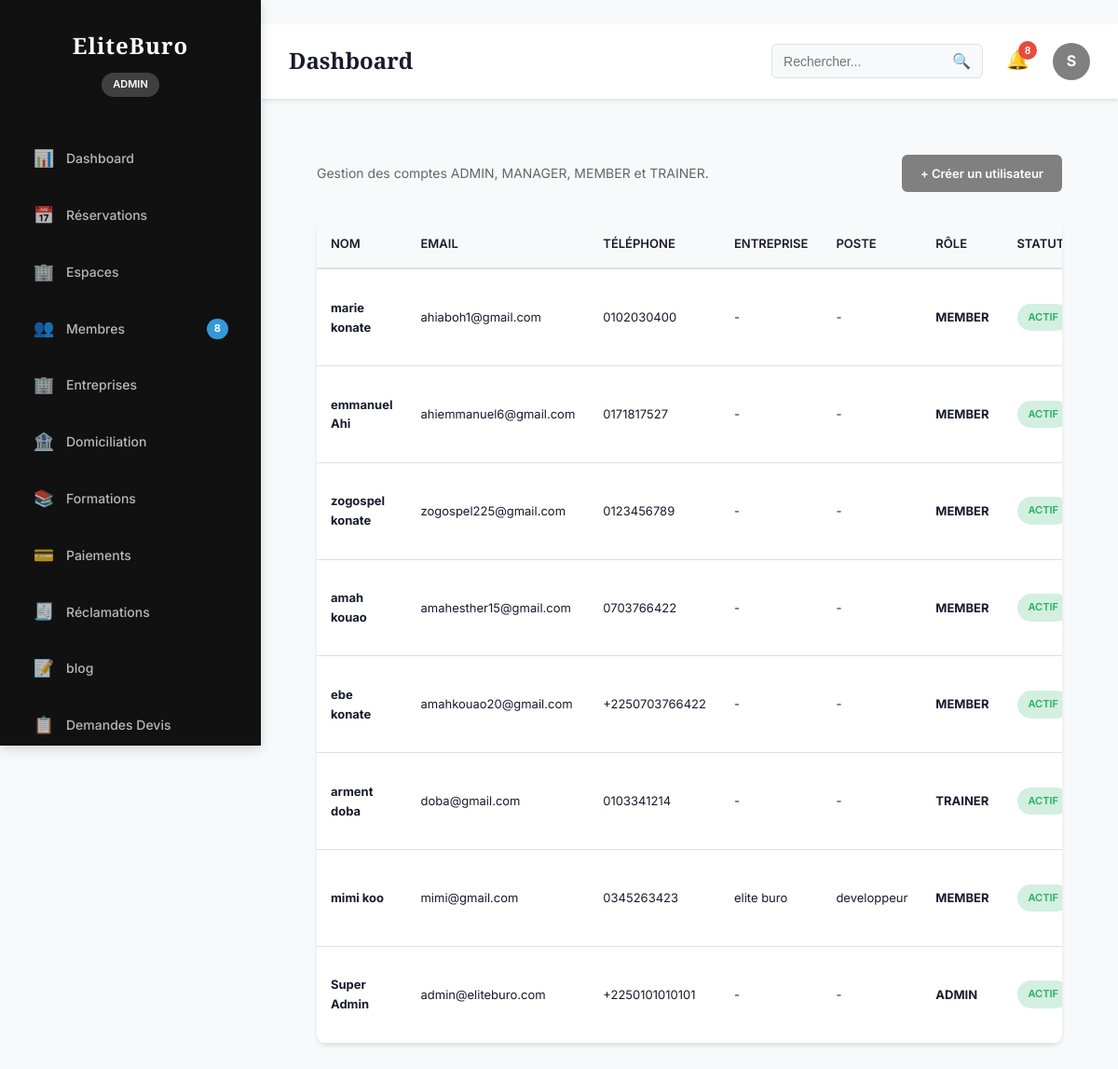
Before: /dashboard/users/ (signed in) with the older database file.
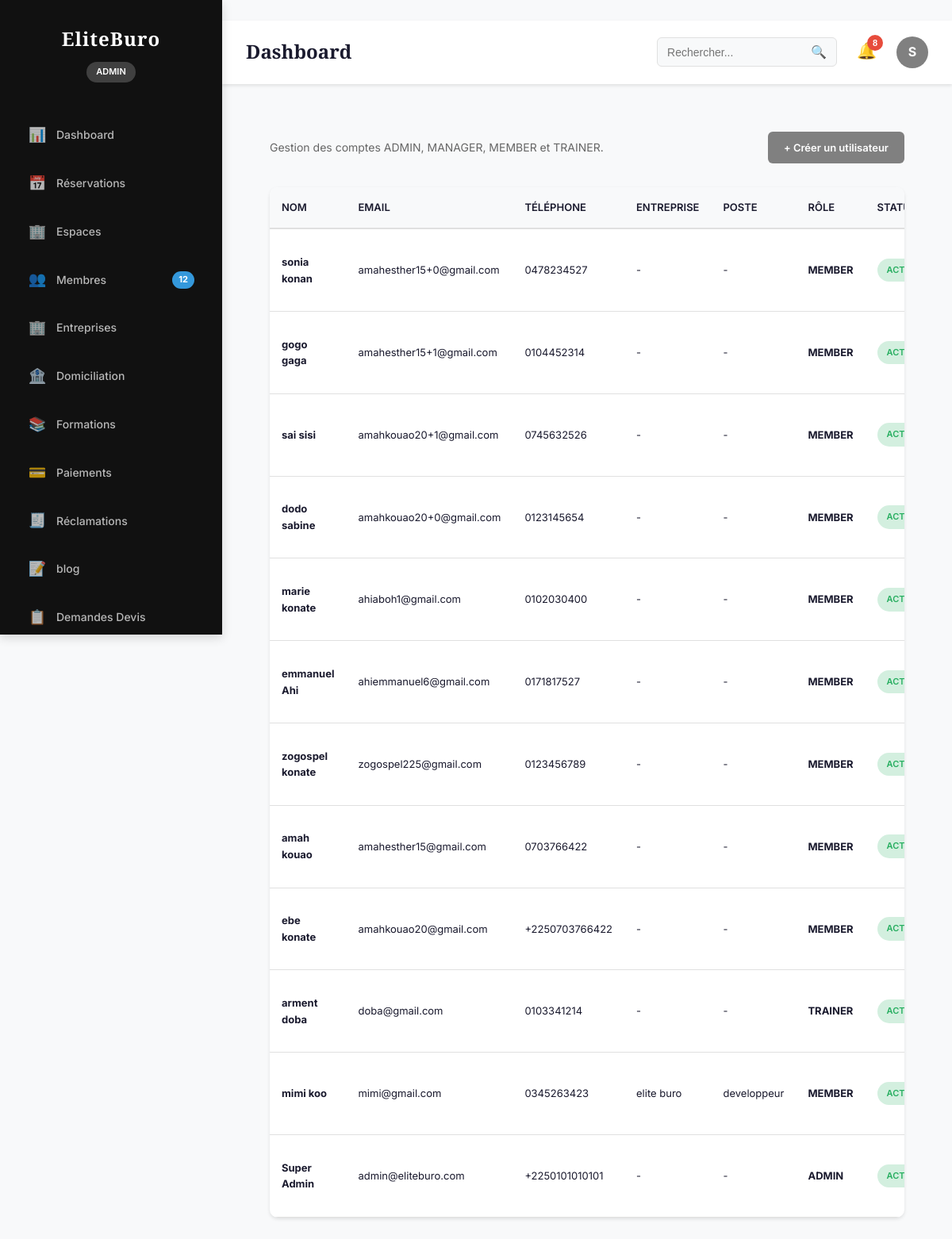
After: the same page with the newer database file.
### accounts/models.py (models this page shows, shortened)
class User(AbstractUser):
    class Role(models.TextChoices):
        ADMIN = "ADMIN", "Administrateur"
        MANAGER = "MANAGER", "Gestionnaire"
        MEMBER = "MEMBER", "Membre"
        TRAINER = "TRAINER", "Formateur"
    username = None
    id = models.UUIDField(
        primary_key=True,
        default=uuid.uuid4,
        editable=False
    )
    email = models.EmailField(
        unique=True
    )
    first_name = models.CharField(
        max_length=150
    )
    last_name = models.CharField(
        max_length=150
    )
    phone_validator = RegexValidator(
        regex=r'^\+?[0-9]{8,15}$',
        message="Numéro de téléphone invalide."
    )
    phone = models.CharField(
        max_length=20,
        validators=[phone_validator],
        unique=True
    )
    avatar = models.ImageField(
        upload_to="users/avatar/",
        blank=True,
        null=True
    )
    role = models.CharField(
        max_length=20,
        choices=Role.choices,
        default=Role.MEMBER
    )
    company_name = models.CharField(
        max_length=255,
        blank=True
    )
    job_title = models.CharField(
        max_length=255,
        blank=True
    )
    birth_date = models.DateField(
        blank=True,
        null=True
    )
    gender = models.CharField(
        max_length=20,
        blank=True
    )
    website = models.URLField(
        blank=True
    )
    bio = models.TextField(
        blank=True
    )
    language = models.CharField(
        max_length=10,
        default="fr"
    )
    timezone = models.CharField(
        max_length=100,
        default="Africa/Abidjan"
    )
    is_email_verified = models.BooleanField(
        default=False
    )
    is_phone_verified = models.BooleanField(
        default=False
    )
    receive_email_notification = models.BooleanField(
        default=True
    )
    receive_sms_notification = models.BooleanField(
        default=True
    )
    receive_whatsapp_notification = models.BooleanField(
        default=True
    )
    last_activity = models.DateTimeField(
        null=True,
        blank=True
    )
    created_at = models.DateTimeField(
        auto_now_add=True
    )
    updated_at = models.DateTimeField(
        auto_now=True
    )
    USERNAME_FIELD = "email"
    REQUIRED_FIELDS = []
    objects = UserManager()
    class Meta:
        ordering = ["-created_at"]
        verbose_name = "Utilisateur"
        verbose_name_plural = "Utilisateurs"
    @property
    def full_name(self):
        return f"{self.first_name} {self.last_name}"

### dashboard/views.py (the view)
# urls.py: path("users/", AdminUsersView.as_view(), name="users"),
class AdminUsersView(AdminBaseView):
    template_name = "dashboard/admin/users.html"
    def get_context_data(self, **kwargs):
        context = super().get_context_data(**kwargs)
        context["users"] = User.objects.all().order_by("-created_at")
        return context

### dashboard/permissions.py (called while the page is built)
def is_admin_or_manager(user) -> bool:
    return getattr(user, "is_authenticated", False) and getattr(user, "role", None) in {User.Role.ADMIN, User.Role.MANAGER}

### dashboard/services.py (called while the page is built)
def get_admin_stats() -> DashboardStats:
    user_count = User.objects.count()
    reservation_count = Reservation.objects.count()
    income_total = (
        Reservation.objects.filter(statut="confirmed").aggregate(total=Sum("montant_total")).get("total")
        or Decimal("0")
    )
    formation_count = Formation.objects.count()
    domiciliation_count = DomiciliationRequest.objects.count()
    return DashboardStats(
        users=user_count,
        reservations=reservation_count,
        income_total=income_total,
        formations=formation_count,
        domiciliation_requests=domiciliation_count,
    )

### dashboard/views.py (called while the page is built)
def admin_permission_guard(request: HttpRequest):
    if not is_admin_or_manager(request.user):
        raise PermissionDenied

    def dispatch(self, request: HttpRequest, *args, **kwargs):
        try:
            admin_permission_guard(request)
        except PermissionDenied:
            return HttpResponseForbidden("Accès réservé au back-office.")
        return super().dispatch(request, *args, **kwargs)

### templates/dashboard/admin/users.html (shortened to what this page needs)
{% extends 'layouts/base_admin.html' %}
{% block content %}
<div class="content">
    <div class="section-header">
        <div>
            <p style="color:var(--text-light);font-size:14px;">
                Gestion des comptes ADMIN, MANAGER, MEMBER et TRAINER.
            </p>
        </div>
        <a href="{% url 'dashboard_admin:user_create' %}"
           class="btn-primary">
            + Créer un utilisateur
        </a>
    </div>
    <div class="table-container">
        <table class="admin-table">
            <thead>
                <tr>
                    <th>
                        Nom
                    </th>
                    <th>
                        Email
                    </th>
                    <th>
                        Téléphone
                    </th>
                    <th>
                        Entreprise
                    </th>
                    <th>
                        Poste
                    </th>
                    <th>
                        Rôle
                    </th>
                    <th>
                        Statut
                    </th>
                </tr>
            </thead>
            <tbody>
            {% for u in users %}
                <tr>
                    <td>
                        <strong>
                            {{ u.full_name|default:u.email }}
                        </strong>
                    </td>
                    <td>
                        {{ u.email }}
                    </td>
                    <td>
                        {{ u.phone|default:"-" }}
                    </td>
                    <td>
                        {{ u.company_name|default:"-" }}
                    </td>
                    <td>
                        {{ u.job_title|default:"-" }}
                    </td>
                    <td>
                        <strong>
                            {{ u.role }}
                        </strong>
                    </td>
                    <td>
                        {% if u.is_active %}
                            <span class="status-badge confirmed">
                                Actif
                            </span>
                        {% else %}
                            <span class="status-badge cancelled">
                                Inactif
                            </span>
                        {% endif %}
                    </td>
                </tr>
            {% endfor %}
            </tbody>
        </table>
    </div>
</div>
{% endblock %}

### templates/partials/header.html (shortened to what this page needs)
<header class="top-bar">
    <div class="top-bar-left">
        <h1 class="page-title">
            {% block page_title %}
            Dashboard
            {% endblock %}
        </h1>
    </div>
    <div class="top-bar-right">
        <div class="search-box">
            <input
                type="text"
                class="search-input"
                placeholder="Rechercher...">
            <button class="search-btn">
                🔍
            </button>
        </div>
        <div class="notifications">
            <button class="notification-btn">
                🔔
                <span class="notification-count">
                    {{ recent_activity|length|default:0 }}
                </span>
            </button>
        </div>
        <div class="user-menu">
            <div class="user-avatar">
                {{ request.user.first_name|slice:":1"|default:"A" }}
            </div>
        </div>
    </div>
</header>

Changed rows visible on the page:
added User: full_name "sonia konan", email "amahesther15+0@gmail.com", phone "0478234527", company_name "-", job_title "-", role "MEMBER", is_active "ACTIF"
added User: full_name "gogo gaga", email "amahesther15+1@gmail.com", phone "0104452314", company_name "-", job_title "-", role "MEMBER", is_active "ACTIF"
added User: full_name "sai sisi", email "amahkouao20+1@gmail.com", phone "0745632526", company_name "-", job_title "-", role "MEMBER", is_active "ACTIF"
added User: full_name "dodo sabine", email "amahkouao20+0@gmail.com", phone "0123145654", company_name "-", job_title "-", role "MEMBER", is_active "ACTIF"
Other visible differences:
{{ stats.users|default_if_none:0 }}: "8" → "12"
